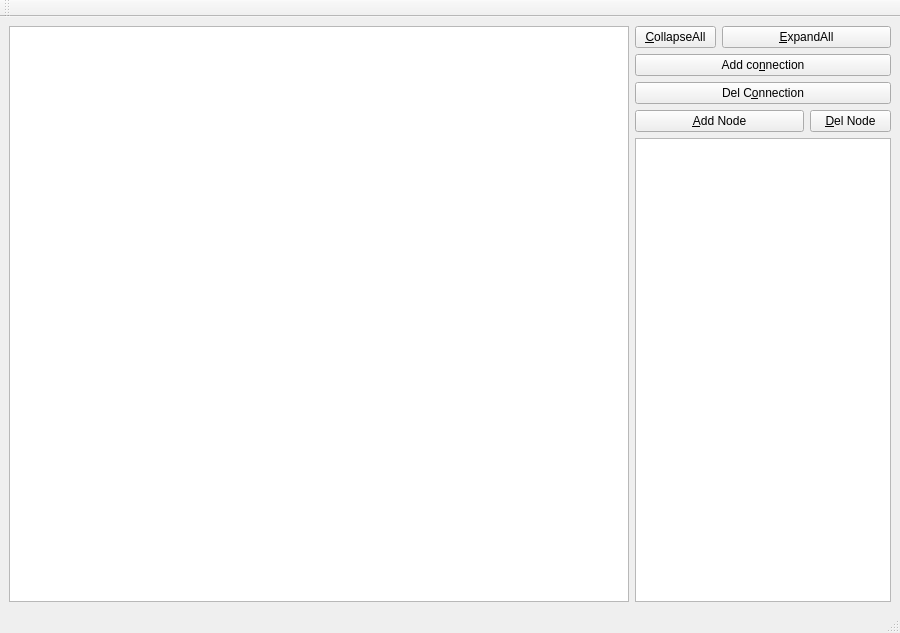
<?xml version="1.0" encoding="UTF-8"?>
<ui version="4.0">
 <class>treeViewMainWindow</class>
 <widget class="QMainWindow" name="treeViewMainWindow">
  <property name="geometry">
   <rect>
    <x>0</x>
    <y>0</y>
    <width>900</width>
    <height>633</height>
   </rect>
  </property>
  <property name="windowTitle">
   <string>MainWindow</string>
  </property>
  <property name="windowIcon">
   <iconset resource="../automatehandler.qrc">
    <normaloff>:/icons/next.png</normaloff>:/icons/next.png</iconset>
  </property>
  <property name="dockNestingEnabled">
   <bool>true</bool>
  </property>
  <widget class="QWidget" name="centralwidget">
   <layout class="QGridLayout">
    <item row="0" column="0">
     <widget class="QTreeView" name="nodeTreeView">
      <property name="sizePolicy">
       <sizepolicy hsizetype="Expanding" vsizetype="Expanding">
        <horstretch>2</horstretch>
        <verstretch>0</verstretch>
       </sizepolicy>
      </property>
      <property name="alternatingRowColors">
       <bool>true</bool>
      </property>
      <property name="selectionMode">
       <enum>QAbstractItemView::ExtendedSelection</enum>
      </property>
      <property name="autoExpandDelay">
       <number>20</number>
      </property>
      <property name="uniformRowHeights">
       <bool>false</bool>
      </property>
      <property name="sortingEnabled">
       <bool>true</bool>
      </property>
      <property name="animated">
       <bool>false</bool>
      </property>
     </widget>
    </item>
    <item row="0" column="1">
     <layout class="QGridLayout">
      <item row="0" column="0">
       <widget class="QPushButton" name="collapseAllBtn">
        <property name="text">
         <string>&amp;CollapseAll</string>
        </property>
       </widget>
      </item>
      <item row="0" column="1" colspan="2">
       <widget class="QPushButton" name="expandAllBtn">
        <property name="text">
         <string>&amp;ExpandAll</string>
        </property>
       </widget>
      </item>
      <item row="1" column="0" colspan="3">
       <widget class="QPushButton" name="addConnectionBtn">
        <property name="text">
         <string>Add co&amp;nnection</string>
        </property>
       </widget>
      </item>
      <item row="2" column="0" colspan="3">
       <widget class="QPushButton" name="delConnectionBtn">
        <property name="text">
         <string>Del C&amp;onnection</string>
        </property>
       </widget>
      </item>
      <item row="3" column="0" colspan="2">
       <widget class="QPushButton" name="addNodeBtn">
        <property name="text">
         <string>&amp;Add Node</string>
        </property>
       </widget>
      </item>
      <item row="3" column="2">
       <widget class="QPushButton" name="delNodeBtn">
        <property name="text">
         <string>&amp;Del Node</string>
        </property>
       </widget>
      </item>
      <item row="4" column="0" colspan="3">
       <widget class="QTextBrowser" name="textBrowser">
        <property name="sizePolicy">
         <sizepolicy hsizetype="Expanding" vsizetype="Expanding">
          <horstretch>0</horstretch>
          <verstretch>5</verstretch>
         </sizepolicy>
        </property>
       </widget>
      </item>
     </layout>
    </item>
   </layout>
  </widget>
  <widget class="QMenuBar" name="menubar">
   <property name="geometry">
    <rect>
     <x>0</x>
     <y>0</y>
     <width>900</width>
     <height>31</height>
    </rect>
   </property>
  </widget>
  <widget class="QStatusBar" name="statusbar"/>
  <widget class="QToolBar" name="toolBar">
   <property name="windowTitle">
    <string>toolBar</string>
   </property>
   <attribute name="toolBarArea">
    <enum>TopToolBarArea</enum>
   </attribute>
   <attribute name="toolBarBreak">
    <bool>false</bool>
   </attribute>
  </widget>
 </widget>
 <resources>
  <include location="../automatehandler.qrc"/>
 </resources>
 <connections>
  <connection>
   <sender>expandAllBtn</sender>
   <signal>clicked()</signal>
   <receiver>nodeTreeView</receiver>
   <slot>expandAll()</slot>
   <hints>
    <hint type="sourcelabel">
     <x>507</x>
     <y>57</y>
    </hint>
    <hint type="destinationlabel">
     <x>333</x>
     <y>135</y>
    </hint>
   </hints>
  </connection>
  <connection>
   <sender>collapseAllBtn</sender>
   <signal>clicked()</signal>
   <receiver>nodeTreeView</receiver>
   <slot>collapseAll()</slot>
   <hints>
    <hint type="sourcelabel">
     <x>599</x>
     <y>65</y>
    </hint>
    <hint type="destinationlabel">
     <x>360</x>
     <y>201</y>
    </hint>
   </hints>
  </connection>
 </connections>
</ui>
